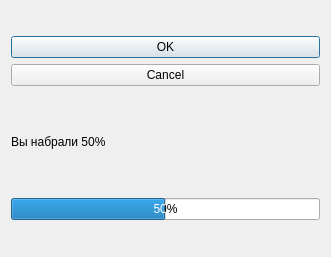
<?xml version="1.0" encoding="UTF-8"?>
<ui version="4.0">
 <class>Dialog</class>
 <widget class="QDialog" name="Dialog">
  <property name="geometry">
   <rect>
    <x>0</x>
    <y>0</y>
    <width>331</width>
    <height>257</height>
   </rect>
  </property>
  <property name="windowTitle">
   <string>Dialog</string>
  </property>
  <layout class="QVBoxLayout" name="verticalLayout">
   <item>
    <widget class="QDialogButtonBox" name="buttonBox">
     <property name="maximumSize">
      <size>
       <width>500</width>
       <height>50</height>
      </size>
     </property>
     <property name="orientation">
      <enum>Qt::Vertical</enum>
     </property>
     <property name="standardButtons">
      <set>QDialogButtonBox::Cancel|QDialogButtonBox::Ok</set>
     </property>
    </widget>
   </item>
   <item>
    <widget class="QLabel" name="label">
     <property name="maximumSize">
      <size>
       <width>16777215</width>
       <height>50</height>
      </size>
     </property>
     <property name="text">
      <string>Вы набрали 50%</string>
     </property>
    </widget>
   </item>
   <item>
    <widget class="QProgressBar" name="progressBar">
     <property name="value">
      <number>50</number>
     </property>
    </widget>
   </item>
  </layout>
 </widget>
 <resources/>
 <connections>
  <connection>
   <sender>buttonBox</sender>
   <signal>accepted()</signal>
   <receiver>Dialog</receiver>
   <slot>accept()</slot>
   <hints>
    <hint type="sourcelabel">
     <x>248</x>
     <y>254</y>
    </hint>
    <hint type="destinationlabel">
     <x>157</x>
     <y>274</y>
    </hint>
   </hints>
  </connection>
  <connection>
   <sender>buttonBox</sender>
   <signal>rejected()</signal>
   <receiver>Dialog</receiver>
   <slot>reject()</slot>
   <hints>
    <hint type="sourcelabel">
     <x>316</x>
     <y>260</y>
    </hint>
    <hint type="destinationlabel">
     <x>286</x>
     <y>274</y>
    </hint>
   </hints>
  </connection>
 </connections>
</ui>
